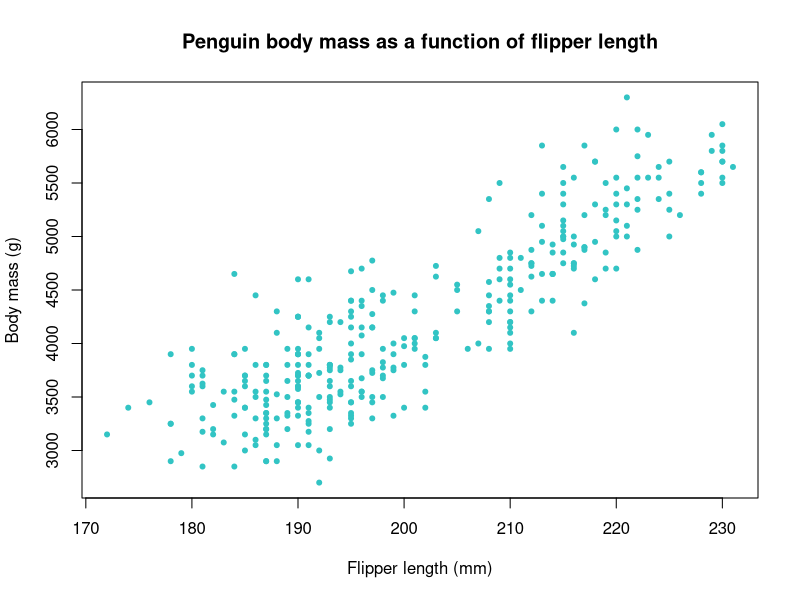

R code for this plot:
## ---- chunk 1
knitr::opts_chunk$set(
  echo = FALSE,
  fig.align = "center"
)
library(palmerpenguins)
data(penguins)

# The following objects are used as inline code within the text
n_individuals <- nrow(penguins)
n_species <- length(unique(penguins$species))
n_islands <- length(unique(penguins$island))
mean_flipper_length <- round(mean(penguins$flipper_length_mm, na.rm = TRUE),2)
## ---- chunk 2
knitr::kable(penguins[1:20,])
## ---- chunk 3
plot(x = penguins$flipper_length_mm, y = penguins$body_mass_g, pch = 20, col = '#32c4c4',
     main = 'Penguin body mass as a function of flipper length',
     xlab = 'Flipper length (mm)', ylab = 'Body mass (g)')
## ---- chunk 4

